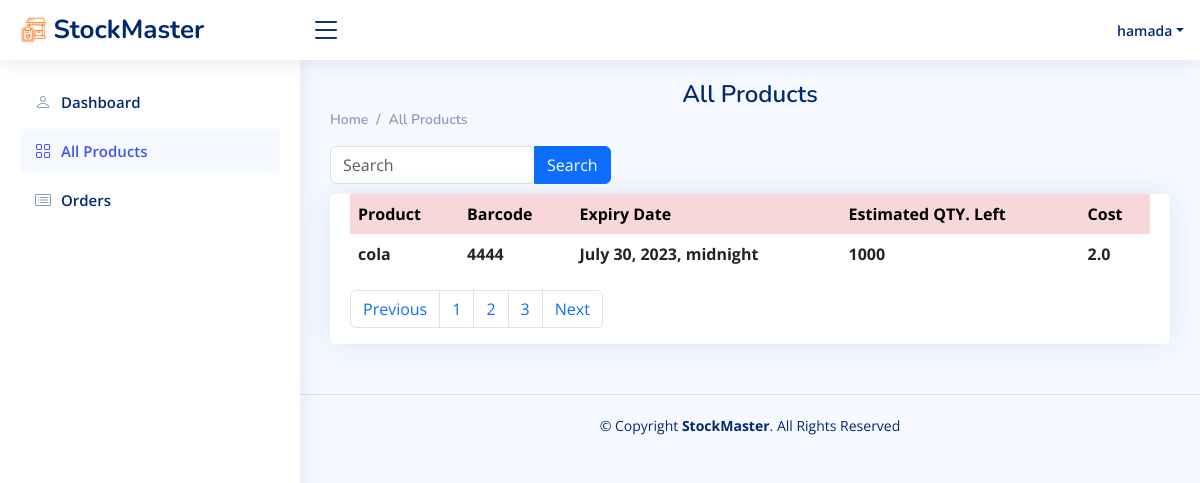
/all_product/ (signed in), run on an earlier commit of the app's database.
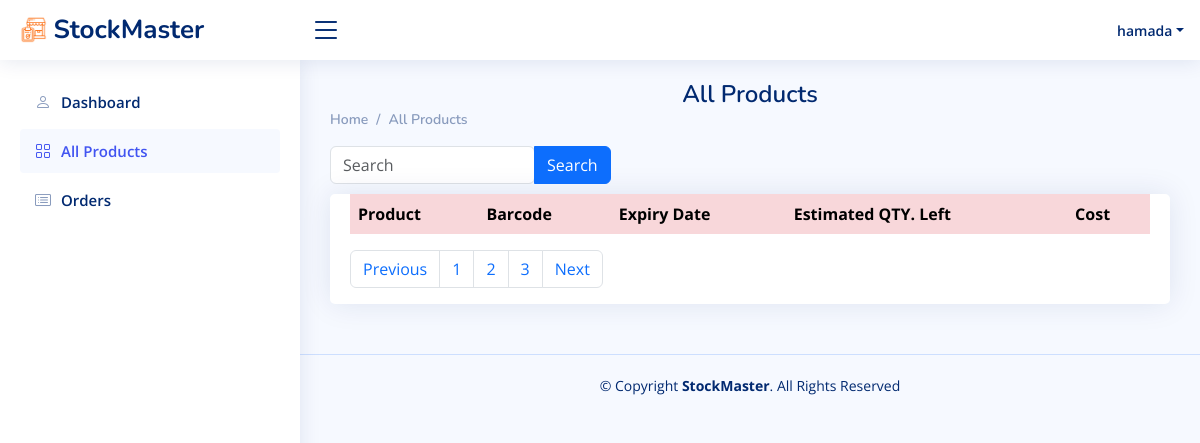
And on a later commit of the database.
### StockMaster_app/models.py (models this page shows)
class Prodcut(models.Model):
    p_name = models.CharField(max_length=255)
    p_barcode = models.IntegerField()
    expire_date = models.DateTimeField()
    cost = models.FloatField()
    qty = models.IntegerField()
    user = models.ForeignKey(User, on_delete=models.CASCADE, related_name='products')
    created_at = models.DateTimeField(auto_now_add=True)
    updated_at = models.DateTimeField(auto_now=True)

### StockMaster_app/views.py (the view)
# urls.py: path('all_product/', views.all_product),
def all_product(request):
    user = check_session(request)
    if user:
        products = Prodcut.objects.filter(user=user)
    context = {
        'products' : products,
        'user' : user,
    }
    return render(request, 'all_product.html', context)

### StockMaster_app/views.py (called while the page is built)
def check_session(request):
    if request.session.has_key('user') == True:
        user_session = User.objects.get(id=request.session['user'])
    else:
        user_session = False
    return user_session

### StockMaster_app/templates/all_product.html (shortened to what the changed rows need)
{% load static %}
<!DOCTYPE html>
<html lang="en">
<head>
    <link rel="stylesheet" href="{% static 'vendor/bootstrap/css/bootstrap.min.css' %}">
    <link rel="stylesheet" href="{% static 'vendor/bootstrap-icons/bootstrap-icons.css' %}">
    <link rel="stylesheet" href="{% static 'vendor/boxicons/css/boxicons.min.css' %}">
    <link rel="stylesheet" href="{% static 'vendor/quill/quill.snow.css' %}">
    <link rel="stylesheet" href="{% static 'vendor/quill/quill.bubble.css' %}">
    <link rel="stylesheet" href="{% static 'vendor/remixicon/remixicon.css' %}">
    <link rel="stylesheet" href="{% static 'vendor/simple-datatables/style.css' %}">
    <link rel="stylesheet" href="{% static 'style.css' %}">
</head>
<body>
    {% if user %}
    <main id="main" class="main">
        <div class="pagetitle">
            <h1>All Products</h1>
        </div>
        <div class="col-12">
            <div class="card top-selling overflow-auto">
                <div class="card-body pb-0">
                    <table class="table table-borderless">
                        <thead>
                            <tr class="table-danger">
                                <th scope="col">Product</th>
                                <th scope="col">Barcode</th>
                                <th scope="col">Expiry Date</th>
                                <th scope="col">Estimated QTY. Left</th>
                                <th scope="col">Cost</th>
                            </tr>
                        </thead>
                        <tbody>
                            {% for product in products %}
                            <tr>
                                <th scope="row">
                                    {{ product.p_name }}
                                </th>
                                <td class="fw-bold">{{ product.p_barcode }}</td>
                                <td class="fw-bold">{{ product.expire_date }}</td>
                                <td class="fw-bold">{{ product.qty }}</td>
                                <td class="fw-bold">{{ product.cost }}</td>
                            </tr>
                            {% endfor %}
                        </tbody>
                    </table>
                </div>
            </div>
        </div>
    </main>
    {% else %}
    <h1 class="text-danger" style="margin-top: 5rem;">Access Denied !! Please Sign in !!</h1>
    {% endif %}
</body>
</html>

What changed in the data, as far as the page shows it:
removed Prodcut: p_name "cola", p_barcode "4444", expire_date "July 30, 2023, midnight", qty "1000", cost "2.0"
